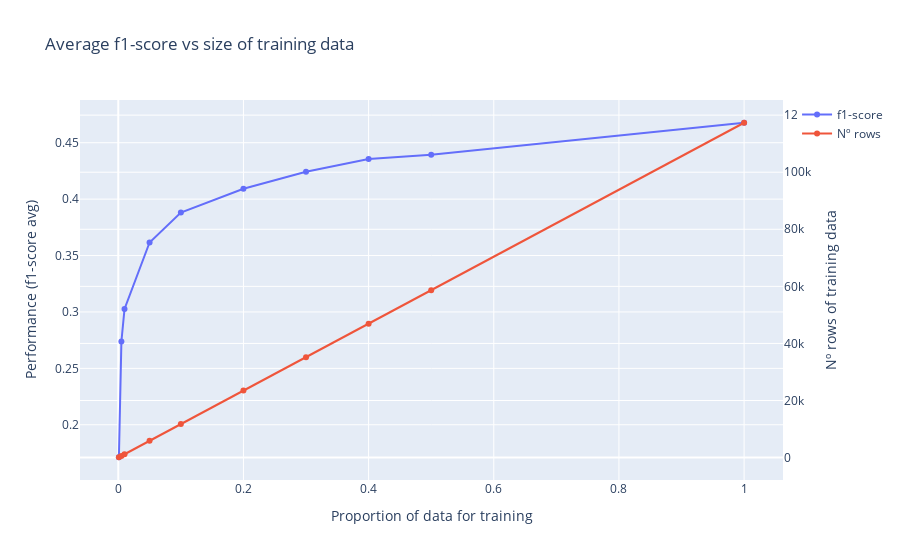

Notebook code for this chart:
### Code cell
general(f1_size)

### Figure 1 — Plotly figure (JSON) as saved in the notebook; plotly's stock layout.template omitted (floating-point values rounded to 4 significant figures)
{"data": [{"name": "f1-score", "type": "scatter", "x": [0.001, 0.005, 0.01, 0.05, 0.1, 0.2, 0.3, 0.4, 0.5, 1.0], "y": [0.1712, 0.2738, 0.3027, 0.3616, 0.3882, 0.4092, 0.4243, 0.4356, 0.4393, 0.4677], "yaxis": "y"}, {"name": "Nº rows", "type": "scatter", "x": [0.001, 0.005, 0.01, 0.05, 0.1, 0.2, 0.3, 0.4, 0.5, 1.0], "y": [117.0, 587.0, 1173.0, 5867.0, 11730.0, 23470.0, 35200.0, 46930.0, 58670.0, 117300.0], "yaxis": "y2"}], "layout": {"title": {"text": "Average f1-score vs size of training data"}, "xaxis": {"title": {"text": "Proportion of data for training"}}, "yaxis": {"side": "left", "title": {"text": "Performance (f1-score avg)"}}, "yaxis2": {"overlaying": "y", "side": "right", "title": {"text": "Nº rows of training data"}}}}
